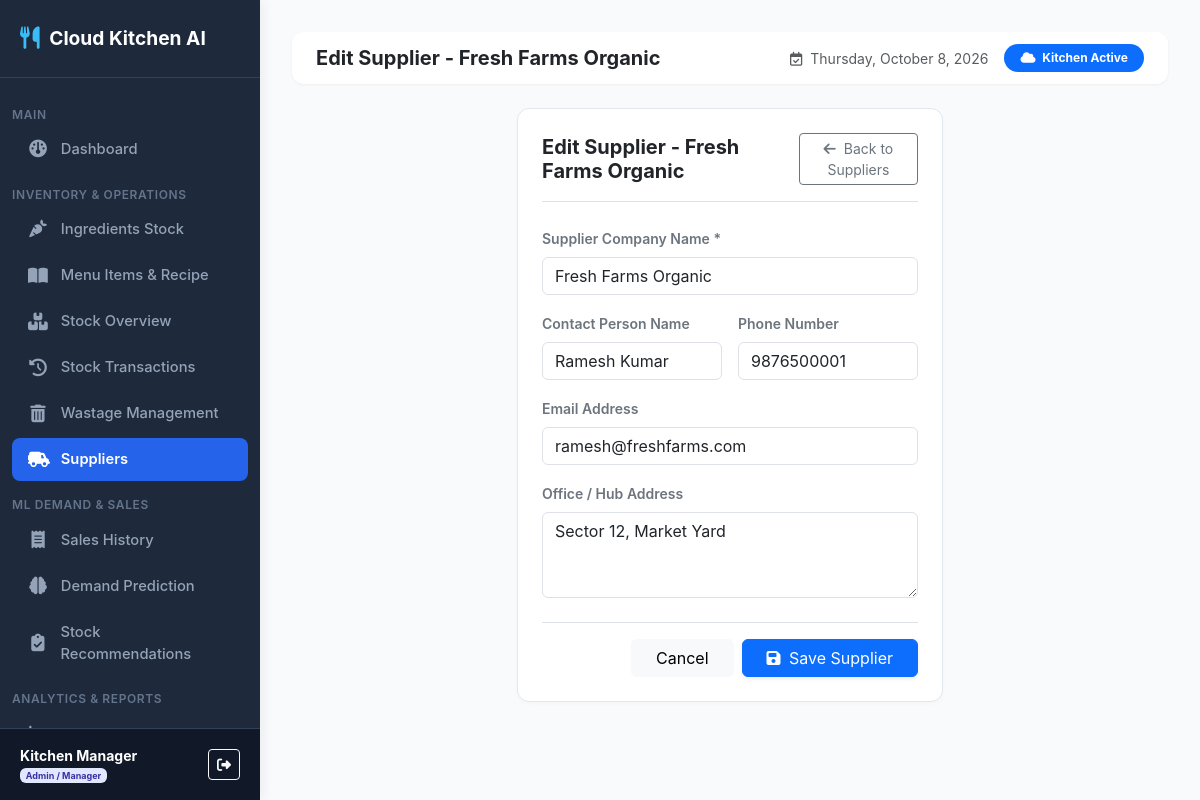
The app's page /suppliers/edit/1/ (signed in) with its own data.
### inventory_predictor/models.py (models this page shows, shortened)
class Supplier(models.Model):
    name = models.CharField(max_length=100)
    contact_person = models.CharField(max_length=100, blank=True, null=True)
    phone = models.CharField(max_length=20, blank=True, null=True)
    email = models.EmailField(blank=True, null=True)
    address = models.TextField(blank=True, null=True)
    created_at = models.DateTimeField(auto_now_add=True)

### inventory_predictor/views.py (the view)
# urls.py: path('suppliers/edit/<int:pk>/', views.supplier_edit, name='supplier_edit'),
@login_required
def supplier_edit(request, pk):
    if not role_check_admin(request.user):
        messages.error(request, "Access Denied.")
        return redirect('supplier_list')
    supplier = get_object_or_404(Supplier, pk=pk)
    if request.method == 'POST':
        form = SupplierForm(request.POST, instance=supplier)
        if form.is_valid():
            form.save()
            messages.success(request, f"Supplier '{supplier.name}' updated successfully!")
            return redirect('supplier_list')
    else:
        form = SupplierForm(instance=supplier)
    return render(request, 'inventory_predictor/suppliers/form.html', {'form': form, 'title': f'Edit Supplier - {supplier.name}'})

### inventory_predictor/forms.py
class SupplierForm(forms.ModelForm):
    class Meta:
        model = Supplier
        fields = ['name', 'contact_person', 'phone', 'email', 'address']
        widgets = {
            'name': forms.TextInput(attrs={'class': 'form-control', 'placeholder': 'Supplier Name'}),
            'contact_person': forms.TextInput(attrs={'class': 'form-control', 'placeholder': 'Contact Person'}),
            'phone': forms.TextInput(attrs={'class': 'form-control', 'placeholder': 'Phone Number'}),
            'email': forms.EmailInput(attrs={'class': 'form-control', 'placeholder': 'Email Address'}),
            'address': forms.Textarea(attrs={'class': 'form-control', 'rows': 3, 'placeholder': 'Physical Address'}),
        }

### inventory_predictor/views.py (called while the page is built)
def role_check_admin(user):
    if not user.is_authenticated:
        return False
    try:
        return user.is_superuser or user.profile.role == 'ADMIN'
    except Exception:
        return user.is_superuser

### inventory_predictor/templates/inventory_predictor/suppliers/form.html (shortened to what this page needs)
{% extends 'inventory_predictor/base.html' %}
{% block page_title %}{{ title }}{% endblock %}
{% block content %}
<div class="row justify-content-center">
    <div class="col-12 col-md-8 col-lg-6">
        <div class="card-box">
            <div class="d-flex justify-content-between align-items-center mb-4 border-bottom pb-3">
                <h5 class="fw-bold m-0 text-dark">{{ title }}</h5>
                <a href="{% url 'supplier_list' %}" class="btn btn-outline-secondary btn-sm">
                    <i class="fa-solid fa-arrow-left me-1"></i> Back to Suppliers
                </a>
            </div>
            <form method="POST">
                <div class="row g-3">
                    <div class="col-12">
                        <label class="form-label fw-semibold text-secondary small">Supplier Company Name *</label>
                        {{ form.name }}
                    </div>
                    <div class="col-12 col-md-6">
                        <label class="form-label fw-semibold text-secondary small">Contact Person Name</label>
                        {{ form.contact_person }}
                    </div>
                    <div class="col-12 col-md-6">
                        <label class="form-label fw-semibold text-secondary small">Phone Number</label>
                        {{ form.phone }}
                    </div>
                    <div class="col-12">
                        <label class="form-label fw-semibold text-secondary small">Email Address</label>
                        {{ form.email }}
                    </div>
                    <div class="col-12">
                        <label class="form-label fw-semibold text-secondary small">Office / Hub Address</label>
                        {{ form.address }}
                    </div>
                </div>
                <div class="d-flex justify-content-end gap-2 mt-4 pt-3 border-top">
                    <a href="{% url 'supplier_list' %}" class="btn btn-light px-4">Cancel</a>
                    <button type="submit" class="btn btn-primary px-4 shadow-sm">
                        <i class="fa-solid fa-floppy-disk me-1"></i> Save Supplier
                    </button>
                </div>
            </form>
        </div>
    </div>
</div>
{% endblock %}

### inventory_predictor/templates/inventory_predictor/base.html (shortened to what this page needs)
{% load static %}
<!DOCTYPE html>
<html lang="en">
<head>
    <link rel="stylesheet" href="{% static 'css/bootstrap.min.css' %}">
    <link rel="stylesheet" href="https://cdn.jsdelivr.net/npm/bootstrap@5.3.2/dist/css/bootstrap.min.css">
    <link rel="stylesheet" href="{% static 'css/fontawesome.min.css' %}">
    <link rel="stylesheet" href="https://cdnjs.cloudflare.com/ajax/libs/font-awesome/6.4.2/css/all.min.css">
    <link rel="stylesheet" href="{% static 'css/style.css' %}">
</head>
<body>
    {% if user.is_authenticated %}
    <nav id="sidebar">
        <div class="sidebar-header">
            <a href="{% url 'dashboard' %}" class="sidebar-brand">
                <i class="fa-solid fa-utensils"></i>
                <span>Cloud Kitchen AI</span>
            </a>
        </div>
        <ul class="sidebar-menu">
            <li class="menu-heading">Main</li>
            <li class="sidebar-item">
                <a href="{% url 'dashboard' %}" class="sidebar-link {% if request.resolver_match.url_name == 'dashboard' %}active{% endif %}">
                    <i class="fa-solid fa-gauge"></i>
                    <span>Dashboard</span>
                </a>
            </li>
            <li class="menu-heading">Inventory & Operations</li>
            <li class="sidebar-item">
                <a href="{% url 'ingredient_list' %}" class="sidebar-link {% if 'ingredient' in request.resolver_match.url_name %}active{% endif %}">
                    <i class="fa-solid fa-carrot"></i>
                    <span>Ingredients Stock</span>
                </a>
            </li>
            <li class="sidebar-item">
                <a href="{% url 'menu_list' %}" class="sidebar-link {% if 'menu' in request.resolver_match.url_name or 'recipe' in request.resolver_match.url_name %}active{% endif %}">
                    <i class="fa-solid fa-book-open"></i>
                    <span>Menu Items & Recipe</span>
                </a>
            </li>
            <li class="sidebar-item">
                <a href="{% url 'inventory_status' %}" class="sidebar-link ">
                    <i class="fa-solid fa-boxes-stacked"></i>
                    <span>Stock Overview</span>
                </a>
            </li>
            <li class="sidebar-item">
                <a href="{% url 'inventory_transactions' %}" class="sidebar-link {% if request.resolver_match.url_name == 'inventory_transactions' %}active{% endif %}">
                    <i class="fa-solid fa-clock-rotate-left"></i>
                    <span>Stock Transactions</span>
                </a>
            </li>
            <li class="sidebar-item">
                <a href="{% url 'wastage_list' %}" class="sidebar-link {% if 'wastage' in request.resolver_match.url_name %}active{% endif %}">
                    <i class="fa-solid fa-trash-can"></i>
                    <span>Wastage Management</span>
                </a>
            </li>
            {% if user.is_superuser or user.profile.role == 'ADMIN' %}
            <li class="sidebar-item">
                <a href="{% url 'supplier_list' %}" class="sidebar-link {% if 'supplier' in request.resolver_match.url_name %}active{% endif %}">
                    <i class="fa-solid fa-truck-field"></i>
                    <span>Suppliers</span>
                </a>
            </li>
            {% endif %}
            <li class="menu-heading">ML Demand & Sales</li>
            <li class="sidebar-item">
                <a href="{% url 'sales_list' %}" class="sidebar-link {% if 'sales' in request.resolver_match.url_name %}active{% endif %}">
                    <i class="fa-solid fa-receipt"></i>
                    <span>Sales History</span>
                </a>
            </li>
            <li class="sidebar-item">
                <a href="{% url 'demand_prediction' %}" class="sidebar-link {% if 'demand_prediction' in request.resolver_match.url_name %}active{% endif %}">
                    <i class="fa-solid fa-brain"></i>
                    <span>Demand Prediction</span>
                </a>
            </li>
            <li class="sidebar-item">
                <a href="{% url 'reorder_recommendations' %}" class="sidebar-link {% if 'reorders' in request.resolver_match.url_name %}active{% endif %}">
                    <i class="fa-solid fa-clipboard-check"></i>
                    <span>Stock Recommendations</span>
                </a>
            </li>
            <li class="menu-heading">Analytics & Reports</li>
            <li class="sidebar-item">
                <a href="{% url 'analytics' %}" class="sidebar-link {% if 'analytics' in request.resolver_match.url_name %}active{% endif %}">
                    <i class="fa-solid fa-chart-line"></i>
                    <span>Analytics</span>
                </a>
            </li>
        </ul>
        <div class="sidebar-user">
            <div class="d-flex align-items-center justify-content-between">
                <div>
                    <div class="fw-bold text-white small">{{ user.get_full_name|default:user.username }}</div>
                    <div class="text-muted text-capitalize" style="font-size: 0.75rem;">
                        {% if user.is_superuser or user.profile.role == 'ADMIN' %}
                            <span class="badge badge-admin">Admin / Manager</span>
                        {% else %}
                            <span class="badge badge-staff">Kitchen Staff</span>
                        {% endif %}
                    </div>
                </div>
                <a href="{% url 'logout' %}" class="btn btn-sm btn-outline-light" title="Logout">
                    <i class="fa-solid fa-right-from-bracket"></i>
                </a>
            </div>
        </div>
    </nav>
    {% endif %}
    <main id="content" {% if not user.is_authenticated %}style="margin-left: 0;"{% endif %}>
        {% if user.is_authenticated %}
        <div class="navbar-custom d-flex justify-content-between align-items-center">
            <div class="d-flex align-items-center gap-3">
                <h5 class="m-0 fw-bold text-dark">{% block page_title %}Dashboard{% endblock %}</h5>
            </div>
            <div class="d-flex align-items-center gap-3">
                <span class="text-muted small d-none d-md-inline">
                    <i class="fa-regular fa-calendar-check me-1"></i> {% now "l, F j, Y" %}
                </span>
                <span class="badge bg-primary rounded-pill px-3 py-2">
                    <i class="fa-solid fa-cloud me-1"></i> Kitchen Active
                </span>
            </div>
        </div>
        {% endif %}
        {% block content %}{% endblock %}
    </main>
</body>
</html>

### inventory_predictor/static/css/style.css (style rules this page uses)
:root { --sidebar-width: 260px; --sidebar-bg: #1e293b; --sidebar-color: #94a3b8; --sidebar-active-bg: #2563eb; --sidebar-active-color: #ffffff; --body-bg: #f8fafc; --card-border-radius: 12px; --primary-color: #2563eb; }
body { font-family: 'Inter', system-ui, -apple-system, sans-serif; background-color: var(--body-bg); color: #334155; margin: 0; padding: 0; overflow-x: hidden; }
#sidebar { width: var(--sidebar-width); height: 100vh; position: fixed; top: 0; left: 0; background: var(--sidebar-bg); color: var(--sidebar-color); z-index: 1000; transition: all 0.3s ease; display: flex; flex-direction: column; box-shadow: 4px 0 10px rgba(0, 0, 0, 0.05); }
.sidebar-header { padding: 1.5rem 1.25rem; border-bottom: 1px solid #334155; }
.sidebar-brand { font-size: 1.2rem; font-weight: 700; color: #ffffff; text-decoration: none; display: flex; align-items: center; gap: 0.6rem; }
.sidebar-brand i { color: #38bdf8; font-size: 1.4rem; }
ul, li { list-style: none; }
.sidebar-menu { list-style: none !important; padding: 1rem 0.75rem !important; margin: 0 !important; flex-grow: 1; overflow-y: auto; }
.menu-heading { font-size: 0.75rem; text-transform: uppercase; letter-spacing: 0.05em; color: #64748b; padding: 0.75rem 1rem 0.25rem 1rem; font-weight: 600; }
.sidebar-item { margin-bottom: 0.2rem; }
.sidebar-link { display: flex; align-items: center; gap: 0.8rem; padding: 0.65rem 1rem; color: var(--sidebar-color); text-decoration: none; border-radius: 8px; font-size: 0.92rem; font-weight: 500; transition: all 0.2s ease; }
.sidebar-link.active { background: var(--sidebar-active-bg); color: var(--sidebar-active-color); font-weight: 600; }
.sidebar-link i { font-size: 1.1rem; width: 20px; text-align: center; }
.sidebar-user { padding: 1rem 1.25rem; border-top: 1px solid #334155; background: #111827; }
#content { margin-left: var(--sidebar-width); min-height: 100vh; padding: 2rem; transition: all 0.3s ease; }
.navbar-custom { background: #ffffff; box-shadow: 0 1px 3px rgba(0,0,0,0.05); border-radius: 12px; padding: 0.75rem 1.5rem; margin-bottom: 1.5rem; }
.card-box { background: #ffffff; border-radius: var(--card-border-radius); border: 1px solid #e2e8f0; padding: 1.5rem; margin-bottom: 1.5rem; box-shadow: 0 2px 4px rgba(0,0,0,0.02); }
.badge-admin { background: #e0e7ff; color: #3730a3; }

### records on screen
Supplier: name "Fresh Farms Organic", contact_person "Ramesh Kumar", phone "9876500001", email "ramesh@freshfarms.com", address "Sector 12, Market Yard"

### other values on screen
{{ user.get_full_name|default:user.username }} "Kitchen Manager"
{{ title }} "Edit Supplier - Fresh Farms Organic"
